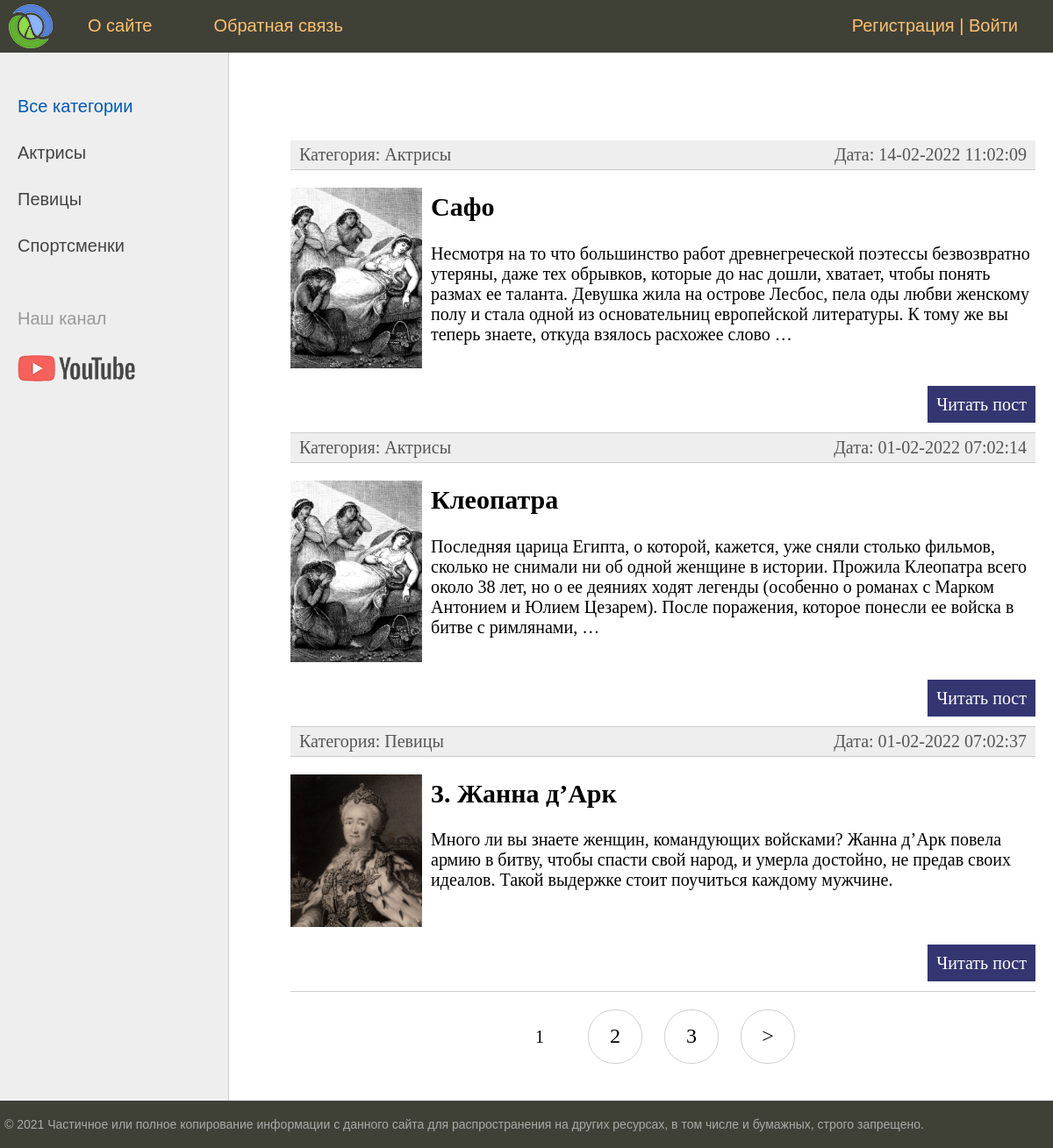
The page / on the database its author committed.
### women/models.py (models this page shows, shortened)
class Category(models.Model):
    name = models.CharField(max_length=100, db_index=True, verbose_name='Категория')
    slug = models.SlugField(max_length=255, unique=True, db_index=True, verbose_name='URL')
    def __str__(self) -> str:
        return self.name
    def get_absolute_url(self):
        return reverse('category', kwargs={'cat_slug': self.slug})
    class Meta:
        verbose_name = 'Категория'
        verbose_name_plural = 'Категории'
        ordering = ['id']

class Women(models.Model):
    title = models.CharField(max_length=255, verbose_name='Заголовок')
    slug = models.SlugField(max_length=255, unique=True, db_index=True, verbose_name='URL')
    content = models.TextField(blank=True, verbose_name='Текст статьи')
    photo = models.ImageField(upload_to='photos/%Y/%m/%d/', verbose_name='Фото')
    time_create = models.DateTimeField(auto_now_add=True, verbose_name='Время создания')
    time_update = models.DateTimeField(auto_now=True, verbose_name='Время изменения')
    is_published = models.BooleanField(default=True, verbose_name='Публикация')
    cat = models.ForeignKey('Category', on_delete=models.PROTECT, verbose_name='Категории')
    def get_absolute_url(self):
        return reverse('post', kwargs={'post_slug': self.slug})
    class Meta:
        ordering = ['id']
        verbose_name = 'Известные женщины'
        verbose_name_plural = 'Известные женщины'

### women/views.py (the view)
# urls.py: path('', WomenHome.as_view(), name='home'),
class WomenHome(DataMixin, ListView):
    model = Women
    template_name = 'women/index.html'
    context_object_name = 'posts'
    def get_context_data(self, **kwargs):
        context = super().get_context_data(**kwargs)
        c_def = self.get_user_context(title='Главная страница')
        return dict(list(context.items()) + list(c_def.items()))
    def get_queryset(self):
        return Women.objects.filter(is_published=True).select_related('cat')

### women/utils.py (called while the page is built)
    def get_user_context(self, **kwargs):
        context = kwargs
        cats = Category.objects.annotate(Count('women'))
        context['cats'] = cats
        copy_menu = menu.copy()
        if not self.request.user.is_authenticated:
            copy_menu.pop(1)
        context['menu'] = copy_menu
        if 'cat_selected' not in context:
            context['cat_selected'] = 0
        return context

### women/templates/women/index.html (shortened to what this page needs)
{% extends 'women/base.html' %}
{% block content %}
<ul class="list-articles">
	{% for p in posts %}
        <li>
            <div class="article-panel">
                <p class="first">Категория: {{ p.cat }}</p>
                <p class="last">Дата: {{ p.time_update|date:"d-m-Y H:m:s" }}</p>
            </div>
        </li>
        {% if p.photo %}
            <p><img src="{{ p.photo.url }}" alt="Фото" class="img-article-left thumb"></p>
        {% endif %}
		<li><h2>{{p.title}}</h2>
            {% autoescape on %}
            {{p.content|linebreaks|truncatewords:50}}
            {% endautoescape %}
            <p class="link-read-post"><a href="{{ p.get_absolute_url }}">Читать пост</a></p>
		</li>
	{% endfor %}
</ul>
{% endblock %}

### women/templates/women/base.html (shortened to what this page needs)
{% load static %}
{% load women_tags %}
<!DOCTYPE html>
<html>
<head>
	<link type="text/css" href="{% static 'women/css/styles.css' %}" rel="stylesheet" />
</head>
<body>
<table class="table-page" border=0 cellpadding="0" cellspacing="0">
<tr><td valign=top>
	{% block mainmenu %}
	<div class="header">
		<ul id="mainmenu" class="mainmenu">
		<li class="logo"><a href="{% url 'home' %}"><div class="logo"></div></a></li>
		{% for m in menu %}
			<li><a href="{% url m.url_name %}">{{m.title}}</a></li>
		{% endfor %}
		{% if request.user.is_authenticated %}
			<li class="last">{{ user.username }} | <a href="{% url 'logout' %}">Выйти</a></li>
		{% else %}
			<li class="last"><a href="{% url 'register' %}">Регистрация</a> | <a href="{% url 'login' %}">Войти</a></li>
		{% endif %}
		</ul>
	</div>
{% endblock mainmenu %}
<table class="table-content" border=0 cellpadding="0" cellspacing="0">
<tr>
	<td valign="top" class="left-chapters">
	<ul id="leftchapters">
        {% if cat_selected == 0 %}
            <li class="selected">Все категории</li>
        {% else %}
            <li><a href="{% url 'home' %}">Все категории</a></li>
        {% endif %}
		{% for c in cats %}
			{% if c.women__count > 0 %}
				{% if cat_selected == c.pk %}
					<li class="selected">{{ c.name }}</li>
				{% else %}
					<li><a href="{{ c.get_absolute_url }}">{{ c.name }}</a></li>
				{% endif %}
			{% endif %}
		{% endfor %}
		<li class="share">
		<p>Наш канал</p>
		<a class="share-yt" href="https://www.youtube.com/channel/UClJzWfGWuGJL2t-3dYKcHTA/playlists" target="_blank" rel="nofollow"></a>
		</li>
	</ul>
</td>
<td valign="top" class="content">
	<div class="content-text">
		{% block content %}
		{% endblock %}
		{% if page_obj.has_other_pages %}
		<nav class="list-pages">
			<ul>
				{% for p in paginator.page_range %}
					{% if page_obj.number == p %}
					<li class="page-num page-num-selected">{{ p }}</li>
					{% elif p >= page_obj.number|add:-2 and p <= page_obj.number|add:2 %}
					<li class="page-num">
						<a href="?page={{ p }}">{{ p }}</a>
					</li>
					{% endif %}
				{% endfor %}
				{% if page_obj.has_next %}
					<li class="page-num">
						<a href="?page={{ page_obj.next_page_number }}">&gt;</a>
					</li>
				{% endif %}
			</ul>
		</nav>
		{% endif %}
	</div>
</td></tr></table>
</td></tr>
<tr><td valign=top>
	<div id="footer">
		<p>&copy; 2021 Частичное или полное копирование информации с данного сайта для распространения на других ресурсах, в том числе и бумажных, строго запрещено.</p>
	</div>
</td></tr></table>
</body>
</html>

### women/static/women/css/styles.css (style rules this page uses)
html, body { font-family: 'Arial'; margin: 0; padding: 0; height: 100%; width: 100%; color: #444; }
a { color: #0059b2; text-decoration: none; }
img { max-width: 600px; height: auto; }
img.img-article-left { max-width: 300px; height: auto; float: left; padding: 0 10px 10px 0; }
img.img-article-left.thumb { max-width: 150px; height: auto; }
p.link-read-post { text-align: right; }
p.link-read-post a { padding: 10px; min-width: 100px; background: #333671; color: #fff; text-decoration: none; }
div.article-panel { background: #eee; padding: 5px 10px 5px 10px; box-sizing: border-box; overflow: hidden; color: #555; }
div.article-panel p.first { margin: 0; float: left; }
div.article-panel p.last { margin: 0; float: right; }
ul.list-articles { list-style: none; margin: 0; padding: 0; }
ul.list-articles li { border-bottom: 1px solid #ccc; }
.table-page { width: 100%; height: 100%; vertical-align: top; }
.table-page tr { height: 100%; }
.header { background: #3F4137; height: 60px; }
.logo { background: url('../images/logo.png') no-repeat 10px 5px; width: 70px; height: 60px; }
ul.mainmenu { list-style: none; margin: 0; padding: 0; height: 60px; color: #fdc073; font-size: 20px; overflow: hidden; }
ul.mainmenu li { float: left; margin: 18px 40px 0 30px; }
ul.mainmenu li.logo { margin: 0; }
ul.mainmenu li.last { float: right; }
ul.mainmenu li a { color: #fdc073; text-decoration: none; }
.table-content { width: 100%; min-height: 100%; height: 100%; }
.left-chapters { margin: 0; background: #eee; border-right: 1px solid #ccc; min-height: 100%; }
.left-chapters ul { width: 230px; min-height: 100%; margin: 0; padding: 20px 10px 10px 20px; list-style: none; font-size: 20px; }
.left-chapters ul li { margin: 30px 0 0 0; color: #999; }
.left-chapters ul li.selected { color: #0059b2; }
.left-chapters ul li a { color: #444; text-decoration: none; }
.left-chapters ul li.share { margin: 60px 0 0 0; }
.left-chapters ul li.share p { margin: 30px 0 30px 0; }
.left-chapters ul li.share a { display: inline-block; width: 40px; height: 40px; margin: 0 20px 0 0; }
.left-chapters ul li.share a.share-yt { width: 100%; height: 30px; background: url('../images/share_yt.png') no-repeat 0 0 }
.content { padding: 40px 20px 20px 40px; width: 100%; box-sizing: border-box; }
.content-text { margin: 60px 0 0 30px; color: #000; font-size: 20px; font-family: Yandex Sans Display Light; }
#footer { box-sizing: border-box; background: #3F4137; padding: 5px; color: #aaa; font-size: 14px; font-family: Verdana, Geneva, Arial, Helvetica; text-align: left; overflow: hidden; }
.list-pages { text-align: center; margin: 0 0 20px 0; }
.list-pages ul { margin: 20px 0 0 0; padding: 0; list-style: none; }
.list-pages ul li { display: inline-block; margin: 0 20px 0 0; }
.list-pages a { color: #000; font-size: 24px; text-decoration: none; }
.list-pages .page-num, .page-num-selected { display: inline-block; width: 60px; height: 44px; padding: 16px 0 0 0; border: 1px solid #d0d0d0; border-radius: 30px; }
.list-pages .page-num-selected { border: none; color: #000; font-size: 20px; }

### rows shown on the page
Category: name "Актрисы"
Category: name "Певицы"
Category: name "Спортсменки"
Women: cat "Актрисы", time_update "14-02-2022 11:02:09", photo (picture), title "Сафо", content "Несмотря на то что большинство работ древнегреческой поэтессы безвозвратно утеряны, даже тех обрывков, которые до нас дошли, хватает, чтобы понять размах ее таланта. Девушка жила на острове Лесбос, пела оды любви женскому полу и стала одной из основательниц европейской литературы. К тому же вы теперь знаете, откуда взялось расхожее слово …"
Women: cat "Актрисы", time_update "01-02-2022 07:02:14", photo (picture), title "Клеопатра", content "Последняя царица Египта, о которой, кажется, уже сняли столько фильмов, сколько не снимали ни об одной женщине в истории. Прожила Клеопатра всего около 38 лет, но о ее деяниях ходят легенды (особенно о романах с Марком Антонием и Юлием Цезарем). После поражения, которое понесли ее войска в битве с римлянами, …"
Women: cat "Певицы", time_update "01-02-2022 07:02:37", photo (picture), title "3. Жанна д’Арк", content "Много ли вы знаете женщин, командующих войсками? Жанна д’Арк повела армию в битву, чтобы спасти свой народ, и умерла достойно, не предав своих идеалов. Такой выдержке стоит поучиться каждому мужчине."

### other values the page prints
{{ m.title }} "О сайте" "Обратная связь"
{{ p }} "1"
{{ p }} "2" "3"
